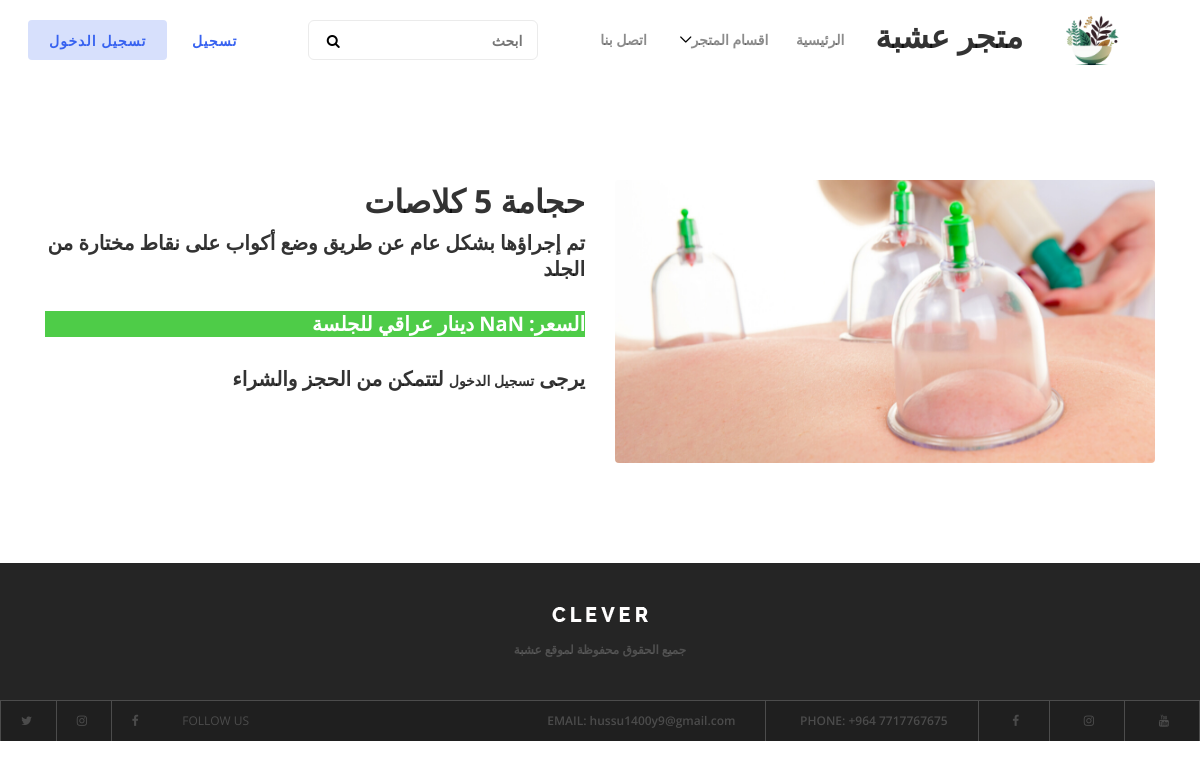
The page /details/1 on the database its author committed.
### products/models.py (models this page shows, shortened)
class Product(models.Model):
    prd_name = models.CharField(max_length=500, verbose_name="اسم المنتج")
    prd_price = models.IntegerField(verbose_name="السعر",default=0)
    description = models.CharField(max_length=1500,verbose_name="الوصف")
    img = models.ImageField( upload_to="media/prd/", default='media/prd/default.png', verbose_name="صورة المنتج")
    up_date = models.DateField(auto_now=False, auto_now_add=True,verbose_name="تاريخ الرفع")
    recommended = models.BooleanField(verbose_name="يعرض على الرئيسية")
    sold = models.BooleanField(verbose_name="مباع")
    unit=models.CharField(verbose_name="القياس",max_length=140,default="",choices=units)
    discount = models.IntegerField(verbose_name="الخصم", default=0)
    cat_id = models.ForeignKey(Category, on_delete=models.CASCADE,verbose_name="القسم",null=True)
    slug = models.SlugField(verbose_name="Slug",blank=True , null=True)
    total = models.FloatField(verbose_name="السعر الكلي",default=0)

### products/views.py (the view, shortened to what this page needs)
# urls.py: path('details/<int:pk>', details, name="details"),
def details(request, pk):
    prd = Product.objects.filter(pk=pk).first()
    category = Category.objects.all()
    return render(request, 'details.html', {'cats': category, 'pr': prd})

### products/templates/details.html
{% extends 'base.html' %}
{% block container %}
  <div class="container" dir="rtl" style="text-align: right;">
    <div class="row">
      <div class="col-md-6">
        <img class="rounded" width="100%" src="{{pr.img.url}}" alt="{{prd.prd_name}}">
      </div>
      <div class="col-md-6">
        <h2 >{{pr.prd_name}}</h2>
        <h5 >{{pr.description}}</h5>
      <br>
          <h5 class="tag-green">السعر: <span class="currency"> {{ pr.prd_price }}</span> دينار عراقي لل<span >{{ pr.unit }}</span></h5>
<br>
          {% if user.is_authenticated %}
          {%  if user.is_staff %}
              <a class="btn btn-primary" href="/editprd/{{ pr.id }} ">تحديث المعلومات</a>
              {% else %}
        <form method="post">
            {% csrf_token %}
            <div class="form-group">
              <label style="font-size: large;font-weight: 600;"  for="formGroupExampleInput2 ">ادخل الكمية المطلوبة:</label>
              <input name="qt" width="50%" type="number" class="form-control" id="formGroupExampleInput2" placeholder="Another input" value="1" min="1" max="20">
            </div>
            <input type="submit" class="btn btn-primary" value="اضافة للسلة">
          </form>
              {% endif %}
              {% else %}
              <h5>يرجى <a href="{% url 'login' %}">تسجيل الدخول</a> لتتمكن من الحجز والشراء</h5>
          {% endif %}
      </div>
    </div>
  </div>
  {% endblock container %}

### static/style.css (style rules this page uses)
* { margin: 0; padding: 0; }
body { font-family: "Open Sans", sans-serif; font-size: 14px; font-weight: 400; }
h1, h2, h3, h4, h5, h6 { color: rgba(0, 0, 0, 0.8); line-height: 1.3; font-weight: 700; }
a, a:hover, a:focus { -webkit-transition-duration: 500ms; transition-duration: 500ms; text-decoration: none; outline: 0 solid transparent; color: rgba(0, 0, 0, 0.8); font-weight: 600; font-size: 14px; }
img { height: auto; max-width: 100%; }

### rows shown on the page
Product: img (picture), prd_name "حجامة 5 كلاصات", description "تم إجراؤها بشكل عام عن طريق وضع أكواب على نقاط مختارة من الجلد", unit "جلسة"
